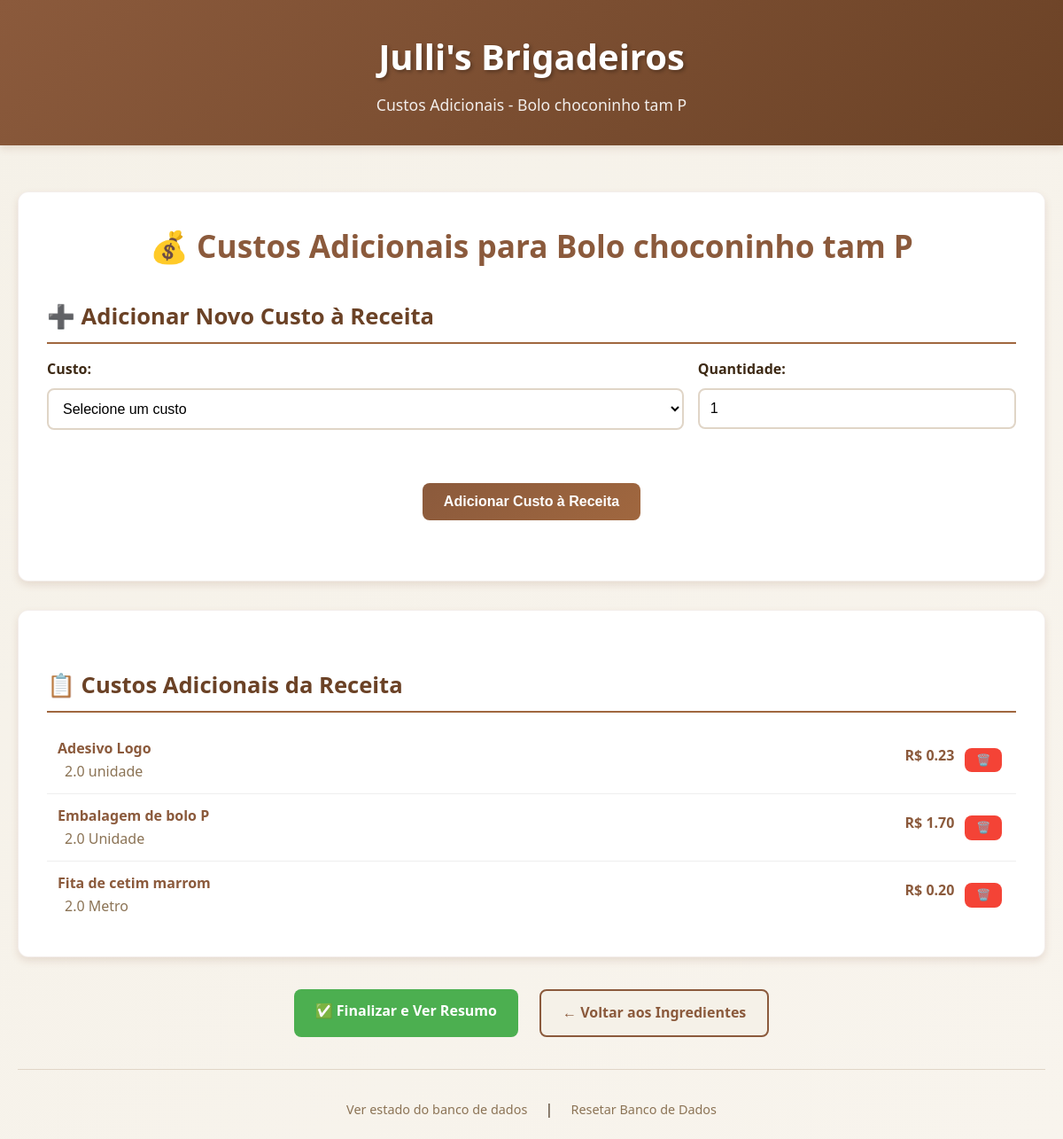
/adicionar_custo_receita/20, run on the app's committed database.
### tables this page shows
CREATE TABLE receitas (
            id INTEGER PRIMARY KEY AUTOINCREMENT, nome TEXT UNIQUE NOT NULL, descricao TEXT,
            rendimento INTEGER NOT NULL DEFAULT 1 );

CREATE TABLE receita_custos_adicionais (
            id INTEGER PRIMARY KEY AUTOINCREMENT, receita_id INTEGER NOT NULL, custo_adicional_id INTEGER NOT NULL,
            quantidade_utilizada REAL NOT NULL,
            FOREIGN KEY (receita_id) REFERENCES receitas (id) ON DELETE CASCADE,
            FOREIGN KEY (custo_adicional_id) REFERENCES custos_adicionais (id) ON DELETE CASCADE );

CREATE TABLE custos_adicionais (
            id INTEGER PRIMARY KEY AUTOINCREMENT, nome TEXT UNIQUE NOT NULL, tipo TEXT NOT NULL,
            custo_unitario REAL NOT NULL, unidade_medida TEXT, vida_util INTEGER, descricao TEXT );

### main.py (the view, shortened to what this page needs)
@app.route("/adicionar_custo_receita/<int:receita_id>", methods=["GET", "POST"])
def adicionar_custo_receita(receita_id):
    receita = get_receita(receita_id)
    if not receita:
        flash("Receita não encontrada!", "error")
        return redirect(url_for('gerir_receitas'))
    custos_na_receita = get_custos_adicionais_receita(receita_id)
    todos_custos_disponiveis = get_custos_adicionais()
    return render_template("adicionar_custo_receita.html",
                           receita=receita,
                           custos_da_receita=custos_na_receita,
                           todos_custos=todos_custos_disponiveis)

### main.py (called while the page is built)
def get_db():
    db = getattr(g, '_database', None)
    if db is None:
        db = g._database = sqlite3.connect(DATABASE)
        db.row_factory = sqlite3.Row
    return db

@app.teardown_appcontext
def close_connection(exception):
    db = getattr(g, '_database', None)
    if db is not None:
        db.close()

def get_receita(receita_id):
    cursor = get_db().cursor()
    cursor.execute("SELECT * FROM receitas WHERE id = ?", (receita_id,))
    return cursor.fetchone()

def get_custos_adicionais():
    cursor = get_db().cursor()
    cursor.execute('SELECT * FROM custos_adicionais ORDER BY tipo, nome')
    return cursor.fetchall()

def get_custos_adicionais_receita(receita_id):
    cursor = get_db().cursor()
    cursor.execute('''SELECT rca.id, ca.nome, ca.tipo, rca.quantidade_utilizada,
                    ca.custo_unitario, ca.unidade_medida, ca.vida_util, ca.descricao,
                    ca.id as custo_adicional_id
                    FROM receita_custos_adicionais rca
                    JOIN custos_adicionais ca ON rca.custo_adicional_id = ca.id
                    WHERE rca.receita_id = ?''', (receita_id,))
    return cursor.fetchall()

@app.context_processor
def utility_processor():
    return dict(
        calcular_custo_total_receita=calcular_custo_total_receita,
        calcular_custo_produto=calcular_custo_produto
    )

### Templates/adicionar_custo_receita.html (shortened to what this page needs)
{% extends "base.html" %}
{% block subtitle %}
    Custos Adicionais - {{ receita['nome'] }}
{% endblock %}
{% block content %}
<div class="card">
    <h1>💰 Custos Adicionais para {{ receita['nome'] }}</h1>
    <h2>➕ Adicionar Novo Custo à Receita</h2>
    <form method="POST">
        <div class="form-row">
            <div class="form-group" style="flex: 2;">
                <label for="custo_adicional_id">Custo:</label>
                <select name="custo_adicional_id" id="custo_adicional_id" required>
                    <option value="">Selecione um custo</option>
                </select>
            </div>
            <div class="form-group" style="flex: 1;">
                <label for="quantidade_utilizada">Quantidade:</label>
                <input type="number"
                       step="any"
                       name="quantidade_utilizada"
                       id="quantidade_utilizada"
                       value="1"
                       required>
            </div>
        </div>
        <div class="nav-buttons">
            <button type="submit" class="btn btn-primary">
                Adicionar Custo à Receita
            </button>
        </div>
    </form>
</div>
{% if custos_da_receita %}
    <div class="card">
        <h2>📋 Custos Adicionais da Receita</h2>
        <ul class="item-list">
            {% for custo in custos_da_receita %}
                <li class="item-list-item">
                    <div class="item-info">
                        <span class="item-name">{{ custo['nome'] }}</span>
                        <div class="item-details">
                            {{ custo['quantidade_utilizada'] }} {{ custo['unidade_medida'] }}
                        </div>
                    </div>
                    <div class="item-actions">
                         <span class="item-cost">
                            {% if custo['vida_util'] and custo['vida_util'] > 0 %}
                                R$ {{ "%.2f"|format(custo['custo_unitario'] / custo['vida_util'] * custo['quantidade_utilizada']) }}
                            {% else %}
                                R$ {{ "%.2f"|format(custo['custo_unitario'] * custo['quantidade_utilizada']) }}
                            {% endif %}
                        </span>
                        <form action="{{ url_for('excluir_custo_receita', custo_receita_id=custo['id']) }}" method="POST">
                            <button type="submit" class="btn btn-small btn-danger"
                                    onclick="return confirm('Remover este custo da receita?')">
                                🗑️
                            </button>
                        </form>
                    </div>
                </li>
            {% endfor %}
        </ul>
    </div>
{% endif %}
<div class="nav-buttons">
    <a href="{{ url_for('ver_receita', receita_id=receita['id']) }}" class="btn btn-success">
        ✅ Finalizar e Ver Resumo
    </a>
    <a href="{{ url_for('adicionar_ingredientes', receita_id=receita['id']) }}" class="btn btn-secondary">
        ← Voltar aos Ingredientes
    </a>
</div>
{% endblock %}

### Static/style.css (style rules this page uses)
:root { --primary-brown: #8B5A3C; --light-cream: #F5F1E8; --dark-brown: #6B4226; --accent-brown: #A0673F; --text-dark: #3D2914; --text-light: #8B7355; --success-green: #4CAF50; --error-red: #F44336; --warning-orange: #FF9800; --shadow-light: 0 2px 4px rgba(139, 90, 60, 0.1); --shadow-medium: 0 4px 8px rgba(139, 90, 60, 0.15); --shadow-heavy: 0 8px 16px rgba(139, 90, 60, 0.2); --border-radius: 8px; --border-radius-large: 12px; }
* { margin: 0; padding: 0; box-sizing: border-box; }
body { font-family: 'Segoe UI', Tahoma, Geneva, Verdana, sans-serif; background: linear-gradient(135deg, var(--light-cream) 0%, #F8F4ED 100%); color: var(--text-dark); line-height: 1.6; min-height: 100vh; }
h1 { color: var(--primary-brown); font-size: 2.2rem; margin-bottom: 1.5rem; text-align: center; font-weight: 600; }
h2 { color: var(--dark-brown); font-size: 1.6rem; margin: 2rem 0 1rem 0; border-bottom: 2px solid var(--accent-brown); padding-bottom: 0.5rem; }
.card { background: white; border-radius: var(--border-radius-large); padding: 2rem; margin-bottom: 2rem; box-shadow: var(--shadow-medium); border: 1px solid rgba(139, 90, 60, 0.1); transition: transform 0.3s ease, box-shadow 0.3s ease; }
.form-group { margin-bottom: 1.5rem; }
.form-row { display: flex; gap: 1rem; flex-wrap: wrap; }
.form-row > .form-group { flex: 1; }
label { display: block; margin-bottom: 0.5rem; font-weight: 600; color: var(--text-dark); }
input[type="text"], input[type="number"], input[type="date"], textarea, select { width: 100%; padding: 0.75rem; border: 2px solid #E0D5C7; border-radius: var(--border-radius); font-size: 1rem; transition: border-color 0.3s ease, box-shadow 0.3s ease; background: white; }
.btn { display: inline-block; padding: 0.75rem 1.5rem; border: none; border-radius: var(--border-radius); font-size: 1rem; font-weight: 600; text-decoration: none; cursor: pointer; transition: all 0.3s ease; text-align: center; margin: 0.25rem; }
.btn-primary { background: linear-gradient(135deg, var(--primary-brown) 0%, var(--accent-brown) 100%); color: white; }
.btn-secondary { background: var(--light-cream); color: var(--primary-brown); border: 2px solid var(--primary-brown); }
.btn-success { background: var(--success-green); color: white; }
.btn-danger { background: var(--error-red); color: white; }
.btn-small { padding: 0.4rem 0.8rem; font-size: 0.8rem; }
.item-list { list-style: none; padding: 0; }
.item-list-item { display: flex; justify-content: space-between; align-items: center; padding: 0.75rem; border-bottom: 1px solid #eee; transition: background-color 0.2s; }
.item-list-item:last-child { border-bottom: none; }
.item-info { flex: 1; }
.item-name { font-weight: 600; color: var(--primary-brown); }
.item-details { color: var(--text-light); margin-left: 0.5rem; }
.item-actions { display: flex; gap: 0.5rem; }
.item-cost { color: var(--primary-brown); font-weight: bold; }
.nav-buttons { display: flex; gap: 1rem; justify-content: center; margin: 2rem 0; flex-wrap: wrap; }
.card, .recipe-item { animation: fadeIn 0.5s ease-out forwards; }

### data on the page
receitas: nome "Bolo choconinho tam P"
receita_custos_adicionais: nome "Adesivo Logo", quantidade_utilizada "2.0", unidade_medida "unidade"
custos_adicionais: custo_unitario+vida_util "0.23"
receita_custos_adicionais: nome "Embalagem de bolo P", quantidade_utilizada "2.0", unidade_medida "Unidade"
custos_adicionais: custo_unitario+vida_util "1.70"
receita_custos_adicionais: nome "Fita de cetim marrom", quantidade_utilizada "2.0", unidade_medida "Metro"
custos_adicionais: custo_unitario+vida_util "0.20"
